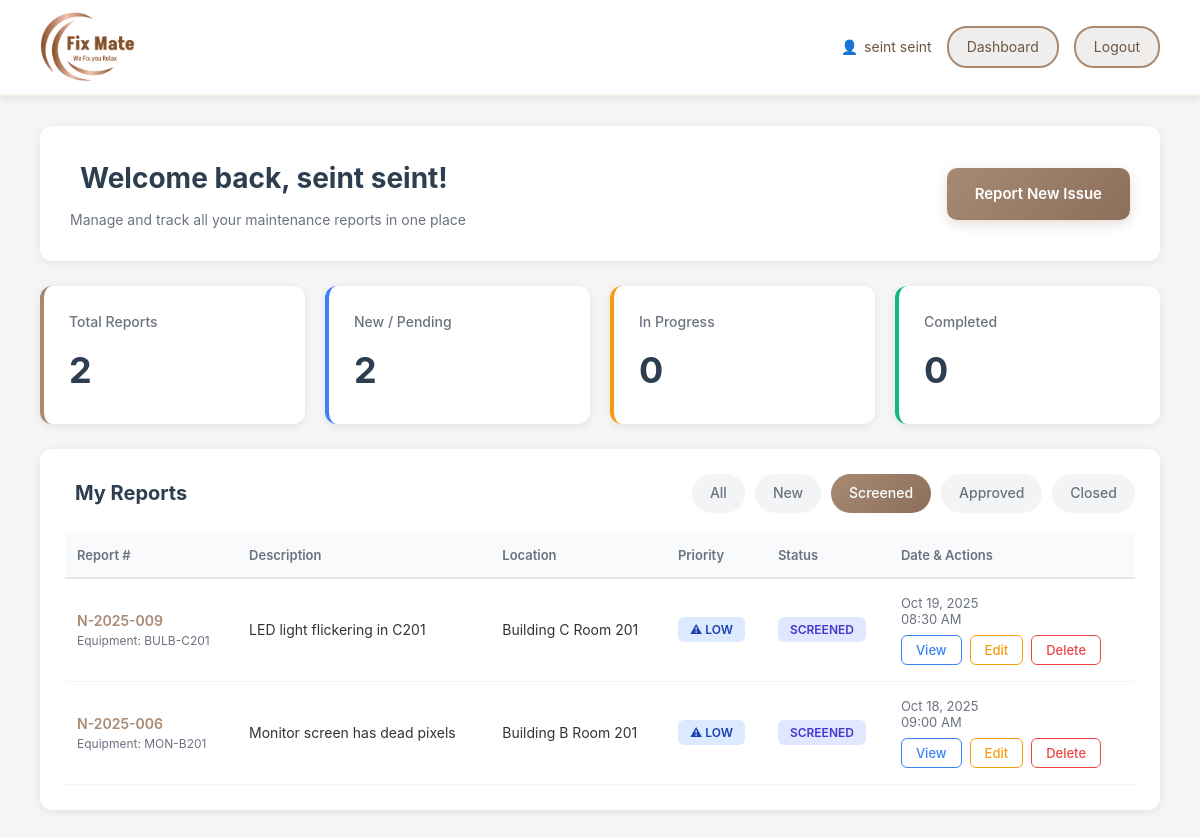
The page /user_dashboard.php?filter=screened (signed in) on the database its author committed.
### tables this page shows
CREATE TABLE `users` (
  `user_id` int(11) NOT NULL AUTO_INCREMENT,
  `username` varchar(50) NOT NULL,
  `email` varchar(100) NOT NULL,
  `password_hash` varchar(255) NOT NULL,
  `first_name` varchar(100) DEFAULT NULL,
  `last_name` varchar(100) DEFAULT NULL,
  `phone` varchar(20) DEFAULT NULL,
  `role` enum('planner','technician','reporter') NOT NULL,
  `user_type` enum('staff','teacher','student','external') NOT NULL,
  `id_number` varchar(50) DEFAULT NULL,
  `is_active` tinyint(1) NOT NULL DEFAULT 1,
  `created_at` timestamp NOT NULL DEFAULT current_timestamp(),
  PRIMARY KEY (`user_id`),
  UNIQUE KEY `username` (`username`),
  UNIQUE KEY `email` (`email`)
);

CREATE TABLE `notification` (
  `notification_id` int(11) NOT NULL AUTO_INCREMENT,
  `notif_no` varchar(50) NOT NULL,
  `reported_at` datetime NOT NULL DEFAULT current_timestamp(),
  `status` enum('NEW','SCREENED','APPROVED','REJECTED','CLOSED') NOT NULL DEFAULT 'NEW',
  `priority` enum('LOW','MEDIUM','HIGH','URGENT') NOT NULL DEFAULT 'MEDIUM',
  `description` varchar(500) DEFAULT NULL,
  `reporter_name` varchar(120) DEFAULT NULL,
  `reporter_email` varchar(150) DEFAULT NULL,
  `equipment_id` int(11) DEFAULT NULL,
  `floc_id` int(11) DEFAULT NULL,
  `created_by_user_id` int(11) DEFAULT NULL,
  PRIMARY KEY (`notification_id`),
  UNIQUE KEY `uq_notif_no` (`notif_no`),
  KEY `fk_notif_equipment` (`equipment_id`),
  KEY `fk_notif_floc` (`floc_id`),
  KEY `fk_notif_creator_user` (`created_by_user_id`),
  KEY `idx_notification_status` (`status`),
  KEY `idx_notification_priority` (`priority`),
  CONSTRAINT `fk_notif_creator_user` FOREIGN KEY (`created_by_user_id`) REFERENCES `users` (`user_id`) ON DELETE SET NULL ON UPDATE CASCADE,
  CONSTRAINT `fk_notif_equipment` FOREIGN KEY (`equipment_id`) REFERENCES `equipment` (`equipment_id`) ON DELETE SET NULL ON UPDATE CASCADE,
  CONSTRAINT `fk_notif_floc` FOREIGN KEY (`floc_id`) REFERENCES `functional_location` (`floc_id`) ON DELETE SET NULL ON UPDATE CASCADE
);

### user_dashboard.php (the view, shortened to what this page needs)
<?php
include 'config.php';
$current_user_id = $_SESSION['user_id'];
$user_query = "SELECT u.*, ed.position, ed.employee_code
               FROM users u
               LEFT JOIN employee_details ed ON u.user_id = ed.user_id
               WHERE u.user_id = ?";
$user_stmt = $connect->prepare($user_query);
$user_stmt->bind_param("i", $current_user_id);
$user_stmt->execute();
$user_result = $user_stmt->get_result();
$user_info = $user_result->fetch_assoc();
$full_name = trim($user_info['first_name'] . ' ' . $user_info['last_name']);
$status_filter = isset($_GET['filter']) ? $_GET['filter'] : 'all';
$query = "
SELECT
    n.notification_id,
    n.notif_no,
    n.description,
    n.priority,
    n.status AS report_status,
    n.reported_at,
    COALESCE(fl.floc_name, eq.equipment_name, 'N/A') AS location_equipment,
    COALESCE(eq.equipment_code, '') AS equipment_code,
    w.wo_no,
    w.status AS wo_status,
    w.actual_start,
    w.actual_end
FROM notification n
LEFT JOIN functional_location fl ON n.floc_id = fl.floc_id
LEFT JOIN equipment eq ON n.equipment_id = eq.equipment_id
LEFT JOIN work_order w ON n.notification_id = w.notification_id
WHERE n.created_by_user_id = ?
";
if ($status_filter != 'all') {
    $query .= " AND n.status = '" . strtoupper($status_filter) . "'";
}
$query .= " ORDER BY n.reported_at DESC";
$stmt = $connect->prepare($query);
$stmt->bind_param("i", $current_user_id);
$stmt->execute();
$result = $stmt->get_result();
$total_reports = 0;
$new_pending = 0;
$in_progress = 0;
$completed = 0;
$data = [];
while ($row = $result->fetch_assoc()) {
    $data[] = $row;
    $total_reports++;
    $status = $row['report_status'] ?: 'NEW';
    $wo_status = $row['wo_status'];
    if ($wo_status === 'COMPLETED') {
        $completed++;
    } elseif ($wo_status === 'IN_PROGRESS') {
        $in_progress++;
    } elseif ($status === 'NEW' || !$wo_status) {
        $new_pending++;
    }
}
?>
<!DOCTYPE html>
<html lang="en">
<head>
  <link rel="stylesheet" href="style.css">
</head>
<body>
    <div class="navbar">
        <div class="logo"><img src="image/logo.png" ></div>
         <div class="user-info">
            <span class="user-name">
                <span>👤</span>
                <?php echo htmlspecialchars($_SESSION['first_name'] ?? 'User'); ?>
                <?php echo htmlspecialchars($_SESSION['last_name'] ?? ''); ?>
            </span>
            <a href="user_dashboard.php" class="btn-logout">Dashboard</a>
            <a href="logout.php" class="btn-logout">Logout</a>
        </div>
    </div>
    <div class="container">
        <div class="welcome-section">
            <div class="welcome-content">
                <h2>
                    <span></span> Welcome back, <?= htmlspecialchars($full_name) ?>!
                </h2>
                <p>Manage and track all your maintenance reports in one place</p>
            </div>
            <a href="report_issue.php" class="report-new-btn">
                Report New Issue
            </a>
        </div>
        <div class="stats">
            <div class="stat-card total">
                <div class="stat-content">
                    <h3>Total Reports</h3>
                    <div class="number"><?= $total_reports ?></div>
                </div>
            </div>
            <div class="stat-card new">
                <div class="stat-content">
                    <h3>New / Pending</h3>
                    <div class="number"><?= $new_pending ?></div>
                </div>
            </div>
            <div class="stat-card progress">
                <div class="stat-content">
                    <h3>In Progress</h3>
                    <div class="number"><?= $in_progress ?></div>
                </div>
            </div>
            <div class="stat-card completed">
                <div class="stat-content">
                    <h3>Completed</h3>
                    <div class="number"><?= $completed ?></div>
                </div>
            </div>
        </div>
        <div class="reports-section">
            <div class="reports-header">
                <h3>
                    <span></span> My Reports
                </h3>
                <div class="filter-tabs">
                    <a href="?filter=all" class="filter-tab <?= $status_filter == 'all' ? 'active' : '' ?>">All</a>
                    <a href="?filter=new" class="filter-tab <?= $status_filter == 'new' ? 'active' : '' ?>">New</a>
                    <a href="?filter=screened" class="filter-tab <?= $status_filter == 'screened' ? 'active' : '' ?>">Screened</a>
                    <a href="?filter=approved" class="filter-tab <?= $status_filter == 'approved' ? 'active' : '' ?>">Approved</a>
                    <a href="?filter=closed" class="filter-tab <?= $status_filter == 'closed' ? 'active' : '' ?>">Closed</a>
                </div>
            </div>
            <?php if (empty($data)): ?>
                <div class="no-data">
                    <div class="no-data-icon">📭</div>
                    <p><strong>No reports found</strong></p>
                    <p>You haven't submitted any maintenance reports yet</p>
                </div>
            <?php else: ?>
                <table class="reports-table">
                    <thead>
                        <tr>
                            <th>Report #</th>
                            <th>Description</th>
                            <th>Location</th>
                            <th>Priority</th>
                            <th>Status</th>
                            <th>Date & Actions</th>
                        </tr>
                    </thead>
                    <tbody>
                        <?php foreach ($data as $row): ?>
                            <tr>
                                <td>
                                    <div class="report-id"><?= htmlspecialchars($row['notif_no']) ?></div>
                                    <span class="report-type">
                                        <?= $row['equipment_code'] ? 'Equipment: ' . htmlspecialchars($row['equipment_code']) : 'OTHER' ?>
                                    </span>
                                </td>
                                <td><?= htmlspecialchars($row['description']) ?></td>
                                <td><?= htmlspecialchars($row['location_equipment']) ?></td>
                                <td>
                                    <?php
                                    $priority = $row['priority'] ?: 'MEDIUM';
                                    $priority_class = 'priority-' . strtolower($priority);
                                    echo "<span class='priority-badge {$priority_class}'>⚠ " . htmlspecialchars($priority) . "</span>";
                                    ?>
                                </td>
                                <td>
                                    <?php
                                    $status = $row['report_status'] ?: 'NEW';
                                    $status_class = 'status-' . strtolower($status);
                                    echo "<span class='status-badge {$status_class}'>" . htmlspecialchars($status) . "</span>";
                                    ?>
                                </td>
                                <td>
                                    <div class="date-time">
                                        <?= date('M d, Y', strtotime($row['reported_at'])) ?><br>
                                        <?= date('h:i A', strtotime($row['reported_at'])) ?>
                                    </div>
                                    <div class="action-buttons" style="margin-top: 8px;">
                                        <a href="view_report.php?id=<?= $row['notification_id'] ?>" class="btn btn-view">View</a>
                                        <a href="edit_report.php?id=<?= $row['notification_id'] ?>" class="btn btn-edit">Edit</a>
                                        <a href="delete_report.php?id=<?= $row['notification_id'] ?>" class="btn btn-delete" onclick="return confirm('Are you sure you want to delete this report?')">Delete</a>
                                    </div>
                                </td>
                            </tr>
                        <?php endforeach; ?>
                    </tbody>
                </table>
            <?php endif; ?>
        </div>
    </div>
</body>
</html>

### user_dashboard.php (style rules this page uses)
.logo img { height: 70px; max-width: 120px; }

### rows shown on the page
users: full_name "seint seint"
notification: notif_no "N-2025-009", equipment_code "BULB-C201", description "LED light flickering in C201", location_equipment "Building C Room 201", priority "LOW", status "SCREENED", reported_at "Oct 19, 2025", reported_at "08:30 AM"
notification: notif_no "N-2025-006", equipment_code "MON-B201", description "Monitor screen has dead pixels", location_equipment "Building B Room 201", priority "LOW", status "SCREENED", reported_at "Oct 18, 2025", reported_at "09:00 AM"

### other values the page prints
$_SESSION['first_name'] "seint"
$_SESSION['last_name'] "seint"
$total_reports "2"
$new_pending "2"
$in_progress "0"
$completed "0"
